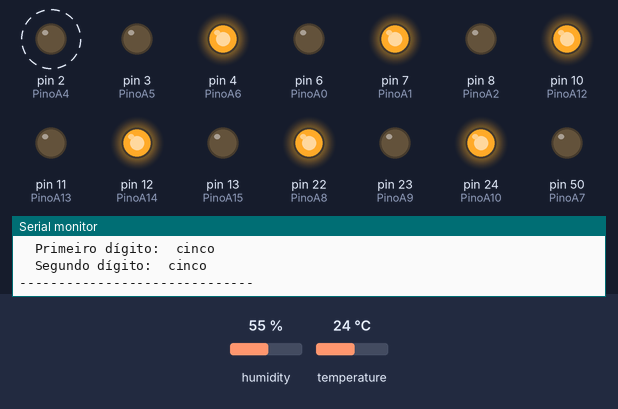
This sketch was run on a simulated Arduino Mega 2560, built with avr-gcc and run on an emulated ATmega2560. Parts: output pins drawn as LEDs (lit = HIGH), the last lines printed to the serial monitor. Dashed ring = blinking. The test bench sets the inputs (shaded band); at power-on: humidity 55 %, temperature 24 °C.

Above: at 2.9 s.
3.0 s: humidity set to 22 %
At 5.4 s:
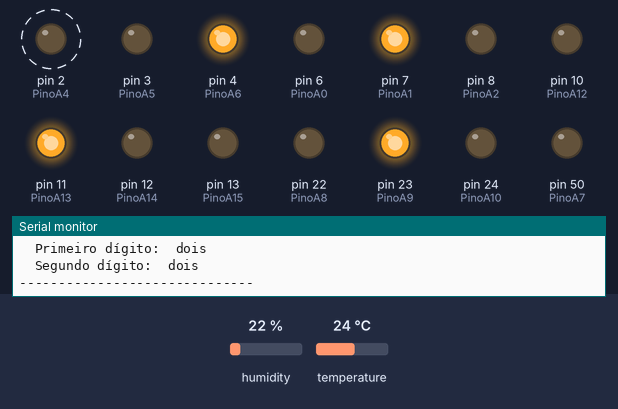
5.9 s: temperature set to 12 °C
At 7.0 s:
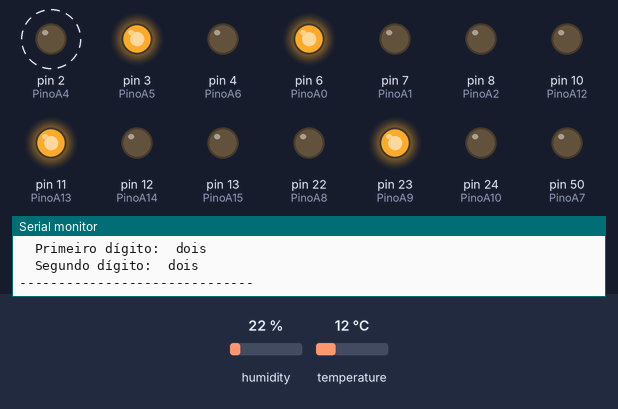
8.8 s: humidity set to 40 %
At 12.0 s:
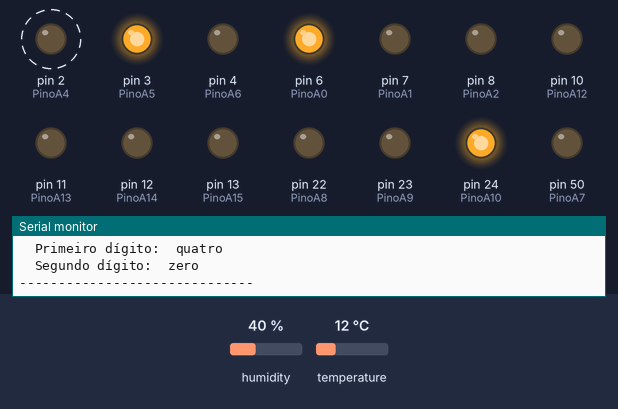
12.3 s: temperature set to 19 °C
At 13.6 s:
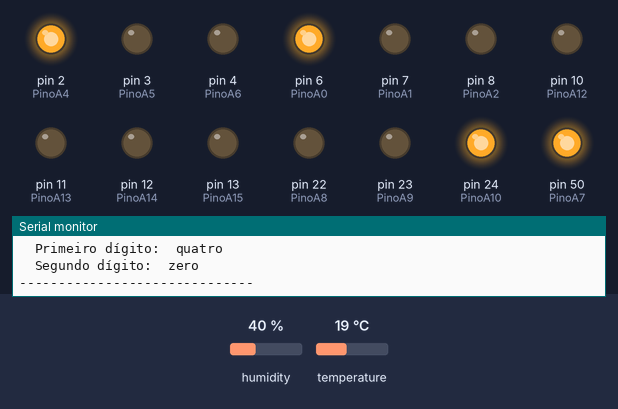
15.2 s: humidity set to 68 %
At 17.6 s:
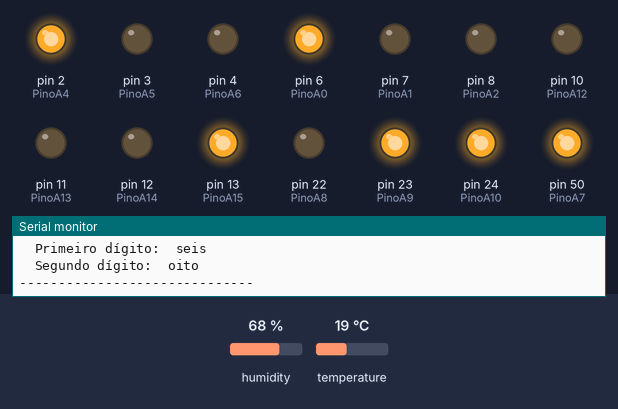
18.7 s: temperature set to 28 °C
At 20.4 s:
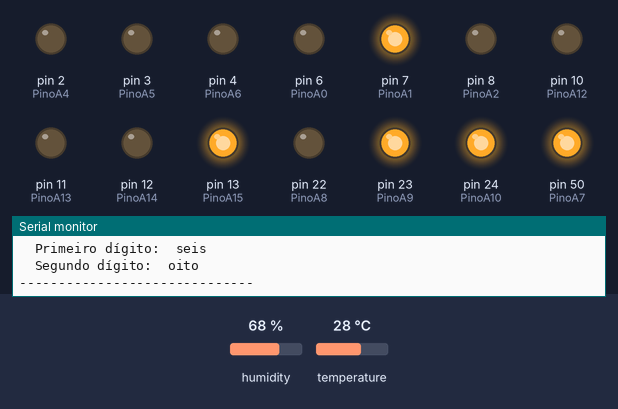
Timing chart, 0 to 22.6 s (numbered marks = the images above; inputs shaded):
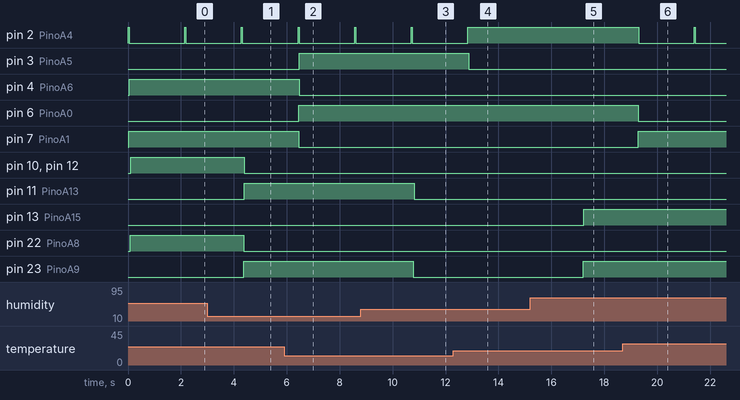

Measured:
- after the input at 3.0 s, pin 10 (PinoA12), pin 12 (PinoA14), pin 22 (PinoA8), pin 24 (PinoA10): HIGH → LOW after 1.4 s; pin 11 (PinoA13), pin 23 (PinoA9): LOW → HIGH after 1.4 s
- after the input at 5.9 s, pin 3 (PinoA5): LOW → HIGH after 0.56 s; pin 4 (PinoA6): HIGH → LOW after 0.56 s; pin 6 (PinoA0): LOW → HIGH after 0.55 s; pin 7 (PinoA1): HIGH → LOW after 0.55 s
- after the input at 8.8 s, pin 11 (PinoA13), pin 23 (PinoA9): HIGH → LOW after 2.0 s; pin 24 (PinoA10): LOW → HIGH after 2.0 s
- after the input at 12.3 s, pin 2 (PinoA4): goes on until 12.8 s, then stays HIGH; pin 3 (PinoA5): HIGH → LOW after 0.58 s; pin 50 (PinoA7): LOW → HIGH after 0.58 s
- after the input at 15.2 s, pin 13 (PinoA15), pin 23 (PinoA9): LOW → HIGH after 2.0 s
- after the input at 18.7 s, pin 2 (PinoA4): HIGH → LOW after 0.60 s, → HIGH 2.1 s later, → LOW 0.04 s later; pin 6 (PinoA0): HIGH → LOW after 0.59 s; pin 7 (PinoA1): LOW → HIGH after 0.59 s

The sketch:

DHT11.ino
```cpp
#include "dht.h"

//Primeiro digito dos min
#define PinoA0 6
#define PinoA1 7
#define PinoA2 8
#define PinoA3 9

//Segundo digito da tempx
#define PinoA4 2
#define PinoA5 3
#define PinoA6 4
#define PinoA7 50

//Primeiro digito das horas
#define PinoA8 22
#define PinoA9 23
#define PinoA10 24
#define PinoA11 25

//Segundo digite das horas
#define PinoA12 10
#define PinoA13 11
#define PinoA14 12
#define PinoA15 13

//Definindo a porta da DHT11
const int pinoDHT11 = A2; //PINO ANALÓGICO UTILIZADO PELO DHT11

dht DHT; //Variável do tipo DHT

void setup(){
  Serial.begin(9600); //INICIALIZA A SERIAL

   pinMode(PinoA0, OUTPUT);
   pinMode(PinoA1, OUTPUT);
   pinMode(PinoA2, OUTPUT);
   pinMode(PinoA3, OUTPUT);
   pinMode(PinoA4, OUTPUT);
   pinMode(PinoA5, OUTPUT);
   pinMode(PinoA6, OUTPUT);
   pinMode(PinoA7, OUTPUT);
   pinMode(PinoA8, OUTPUT);
   pinMode(PinoA9, OUTPUT);
   pinMode(PinoA10, OUTPUT);
   pinMode(PinoA11, OUTPUT);
   pinMode(PinoA12, OUTPUT);
   pinMode(PinoA13, OUTPUT);
   pinMode(PinoA14, OUTPUT);
   pinMode(PinoA15, OUTPUT);
}

  /*Variáveis usadas para temperatura/umidade:
    temp e umid = O valor real da temperatura e umidade, respectivamente.
    tempDigito1 e umidDigito1 = O primeiro valor das variáveis de temperatura e umidade, respectivamente.
    tempDigito2 e umidDigito12 = O segundo valor das variáveis de temperatura e umidade, respectivamente.
  */

  int temp, tempDigito1, tempDigito2;
  int umid, umidDigito1, umidDigito2;


void loop(){
  digitalWrite(PinoA4, HIGH);
  DHT.read11(pinoDHT11); //LÊ AS INFORMAÇÕES DO SENSOR

//TEMPERATURA--------------------------------------------------------------------

  temp = (DHT.temperature);

  Serial.print("  Temperatura: ");
  Serial.print(temp); //Imprime o valor real na Serial
  Serial.println("°C");

  Serial.print("  Primeiro dígito: ");
  tempDigito1 = temp / 10;
  Serial.println(tempDigito1);
    if(tempDigito1 == 0) {Serial.print(" zero");
      digitalWrite(PinoA0, LOW);
      digitalWrite(PinoA1, LOW);
      digitalWrite(PinoA2, LOW);
      digitalWrite(PinoA3, LOW);}
    if(tempDigito1== 1){ Serial.print(" um");
      digitalWrite(PinoA0, HIGH);
      digitalWrite(PinoA1, LOW);
      digitalWrite(PinoA2, LOW);
      digitalWrite(PinoA3, LOW);}
    if(tempDigito1== 2) {Serial.print(" dois");
      digitalWrite(PinoA0, LOW);
      digitalWrite(PinoA1, HIGH);
      digitalWrite(PinoA2, LOW);
      digitalWrite(PinoA3, LOW);}
    if(tempDigito1== 3){ Serial.print(" três");
      digitalWrite(PinoA0, HIGH);
      digitalWrite(PinoA1, HIGH);
      digitalWrite(PinoA2, LOW);
      digitalWrite(PinoA3, LOW);}
    if(tempDigito1== 4){ Serial.print(" quatro");
      digitalWrite(PinoA0, LOW);
      digitalWrite(PinoA1, LOW);
      digitalWrite(PinoA2, HIGH);
      digitalWrite(PinoA3, LOW);}
    if(tempDigito1 == 5){ Serial.print(" cinco");
      digitalWrite(PinoA0, HIGH);
      digitalWrite(PinoA1, LOW);
      digitalWrite(PinoA2, HIGH);
      digitalWrite(PinoA3, LOW);}
    if(tempDigito1 == 6){ Serial.print(" seis");
      digitalWrite(PinoA0, LOW);
      digitalWrite(PinoA1, HIGH);
      digitalWrite(PinoA2, HIGH);
      digitalWrite(PinoA3, LOW);}
    if(tempDigito1 == 7){ Serial.print(" sete");
      digitalWrite(PinoA0, HIGH);
      digitalWrite(PinoA1, HIGH);
      digitalWrite(PinoA2, HIGH);
      digitalWrite(PinoA3, LOW);}
    if(tempDigito1 == 8) {Serial.print(" oito");
      digitalWrite(PinoA0, LOW);
      digitalWrite(PinoA1, LOW);
      digitalWrite(PinoA2, LOW);
      digitalWrite(PinoA3, HIGH);}
    if(tempDigito1 == 9){ Serial.print(" nove");
      digitalWrite(PinoA0, HIGH);
      digitalWrite(PinoA1, LOW);
      digitalWrite(PinoA2, LOW);
      digitalWrite(PinoA3, HIGH);}

  // Segundo dígito
  Serial.print("  Segundo dígito: ");
  tempDigito2 = temp % 10;
  Serial.println(tempDigito2);
  if(tempDigito2 == 0) {Serial.print(" zero");
      digitalWrite(PinoA4, LOW);
      digitalWrite(PinoA5, LOW);
      digitalWrite(PinoA6, LOW);
      digitalWrite(PinoA7, LOW);}
    if(tempDigito2== 1){ Serial.print(" um");
      digitalWrite(PinoA4, HIGH);
      digitalWrite(PinoA5, LOW);
      digitalWrite(PinoA6, LOW);
      digitalWrite(PinoA7, LOW);}
    if(tempDigito2== 2) {Serial.print(" dois");
      digitalWrite(PinoA4, LOW);
      digitalWrite(PinoA5, HIGH);
      digitalWrite(PinoA6, LOW);
      digitalWrite(PinoA7, LOW);}
    if(tempDigito2== 3){ Serial.print(" três");
      digitalWrite(PinoA4, HIGH);
      digitalWrite(PinoA5, HIGH);
      digitalWrite(PinoA6, LOW);
      digitalWrite(PinoA7, LOW);}
    if(tempDigito2== 4){ Serial.print(" quatro");
      digitalWrite(PinoA4, LOW);
      digitalWrite(PinoA5, LOW);
      digitalWrite(PinoA6, HIGH);
      digitalWrite(PinoA7, LOW);}
    if(tempDigito2 == 5){ Serial.print(" cinco");
      digitalWrite(PinoA4, HIGH);
      digitalWrite(PinoA5, LOW);
      digitalWrite(PinoA6, HIGH);
      digitalWrite(PinoA7, LOW);}
    if(tempDigito2 == 6){ Serial.print(" seis");
      digitalWrite(PinoA4, LOW);
      digitalWrite(PinoA5, HIGH);
      digitalWrite(PinoA6, HIGH);
      digitalWrite(PinoA7, LOW);}
    if(tempDigito2 == 7){ Serial.print(" sete");
      digitalWrite(PinoA4, HIGH);
      digitalWrite(PinoA5, HIGH);
      digitalWrite(PinoA6, HIGH);
      digitalWrite(PinoA7, LOW);}
    if(tempDigito2 == 8){Serial.print(" oito");
      digitalWrite(PinoA4, LOW);
      digitalWrite(PinoA5, LOW);
      digitalWrite(PinoA6, LOW);
      digitalWrite(PinoA7, HIGH);}
    if(tempDigito2 == 9){ Serial.print(" nove");
      digitalWrite(PinoA4, HIGH);
      digitalWrite(PinoA5, LOW);
      digitalWrite(PinoA6, LOW);
      digitalWrite(PinoA7, HIGH);}

//UMIDADE------------------------------------------------------------------------

    umid = (DHT.humidity);

    Serial.print("  Umidade: ");
    Serial.print(umid); //Imprime o valor real na Serial
    Serial.println("%");

    Serial.print("  Primeiro dígito: ");
    umidDigito1 = umid / 10;
   // Serial.println(umidDigito1);
    if(umidDigito1 == 0) {Serial.print(" zero");
      digitalWrite(PinoA8, LOW);
      digitalWrite(PinoA9, LOW);
      digitalWrite(PinoA10, LOW);
      digitalWrite(PinoA11, LOW);}
    if(umidDigito1 == 1){ Serial.print(" um");
      digitalWrite(PinoA8, HIGH);
      digitalWrite(PinoA9, LOW);
      digitalWrite(PinoA10, LOW);
      digitalWrite(PinoA11, LOW);}
    if(umidDigito1 == 2) {Serial.print(" dois");
      digitalWrite(PinoA8, LOW);
      digitalWrite(PinoA9, HIGH);
      digitalWrite(PinoA10, LOW);
      digitalWrite(PinoA11, LOW);}
    if(umidDigito1 == 3){ Serial.print(" três");
      digitalWrite(PinoA8, HIGH);
      digitalWrite(PinoA9, HIGH);
      digitalWrite(PinoA10, LOW);
      digitalWrite(PinoA11, LOW);}
    if(umidDigito1 == 4){ Serial.print(" quatro");
      digitalWrite(PinoA8, LOW);
      digitalWrite(PinoA9, LOW);
      digitalWrite(PinoA10, HIGH);
      digitalWrite(PinoA11, LOW);}
    if(umidDigito1 == 5){ Serial.print(" cinco");
      digitalWrite(PinoA8, HIGH);
      digitalWrite(PinoA9, LOW);
      digitalWrite(PinoA10, HIGH);
      digitalWrite(PinoA11, LOW);}
    if(umidDigito1 == 6){ Serial.print(" seis");
      digitalWrite(PinoA8, LOW);
      digitalWrite(PinoA9, HIGH);
      digitalWrite(PinoA10, HIGH);
      digitalWrite(PinoA11, LOW);}
    if(umidDigito1 == 7){ Serial.print(" sete");
      digitalWrite(PinoA8, HIGH);
      digitalWrite(PinoA9, HIGH);
      digitalWrite(PinoA10, HIGH);
      digitalWrite(PinoA11, LOW);}
    if(umidDigito1 == 8) {Serial.print(" oito");
      digitalWrite(PinoA8, LOW);
      digitalWrite(PinoA9, LOW);
      digitalWrite(PinoA10, LOW);
      digitalWrite(PinoA11, HIGH);}
    if(umidDigito1 == 9){ Serial.print(" nove");
      digitalWrite(PinoA8, HIGH);
      digitalWrite(PinoA9, LOW);
      digitalWrite(PinoA10, LOW);
      digitalWrite(PinoA11, HIGH);}

    // Segundo dígito
    Serial.print("\n  Segundo dígito: ");
    umidDigito2 = umid % 10;
    //Serial.println(umidDigito2);
    if(umidDigito2 == 0) {Serial.print(" zero");
      digitalWrite(PinoA12, LOW);
      digitalWrite(PinoA13, LOW);
      digitalWrite(PinoA14, LOW);
      digitalWrite(PinoA15, LOW);}
    if(umidDigito2 == 1){ Serial.print(" um");
      digitalWrite(PinoA12, HIGH);
      digitalWrite(PinoA13, LOW);
      digitalWrite(PinoA14, LOW);
      digitalWrite(PinoA15, LOW);}
    if(umidDigito2 == 2) {Serial.print(" dois");
      digitalWrite(PinoA12, LOW);
      digitalWrite(PinoA13, HIGH);
      digitalWrite(PinoA14, LOW);
      digitalWrite(PinoA15, LOW);}
    if(umidDigito2 == 3){ Serial.print(" três");
      digitalWrite(PinoA12, HIGH);
      digitalWrite(PinoA13, HIGH);
      digitalWrite(PinoA14, LOW);
      digitalWrite(PinoA15, LOW);}
    if(umidDigito2 == 4){ Serial.print(" quatro");
      digitalWrite(PinoA12, LOW);
      digitalWrite(PinoA13, LOW);
      digitalWrite(PinoA14, HIGH);
      digitalWrite(PinoA15, LOW);}
    if(umidDigito2 == 5){ Serial.print(" cinco");
      digitalWrite(PinoA12, HIGH);
      digitalWrite(PinoA13, LOW);
      digitalWrite(PinoA14, HIGH);
      digitalWrite(PinoA15, LOW);}
    if(umidDigito2 == 6){ Serial.print(" seis");
      digitalWrite(PinoA12, LOW);
      digitalWrite(PinoA13, HIGH);
      digitalWrite(PinoA14, HIGH);
      digitalWrite(PinoA15, LOW);}
    if(umidDigito2 == 7){ Serial.print(" sete");
      digitalWrite(PinoA12, HIGH);
      digitalWrite(PinoA13, HIGH);
      digitalWrite(PinoA14, HIGH);
      digitalWrite(PinoA15, LOW);}
    if(umidDigito2 == 8){Serial.print(" oito");
      digitalWrite(PinoA12, LOW);
      digitalWrite(PinoA13, LOW);
      digitalWrite(PinoA14, LOW);
      digitalWrite(PinoA15, HIGH);}
    if(umidDigito2 == 9){ Serial.print(" nove");
      digitalWrite(PinoA12, HIGH);
      digitalWrite(PinoA13, LOW);
      digitalWrite(PinoA14, LOW);
      digitalWrite(PinoA15, HIGH);}

      Serial.println("");
//Seção Final------------------------------------------------------------------------
    // Printa uma linha de 30 "-"
    for(int i=0; i<15; i++) {Serial.print("--");}

   // Pula linha
    Serial.println("");
    delay(2000); //Intervalo de 2 segundos * Não alterar!!!
}
```
